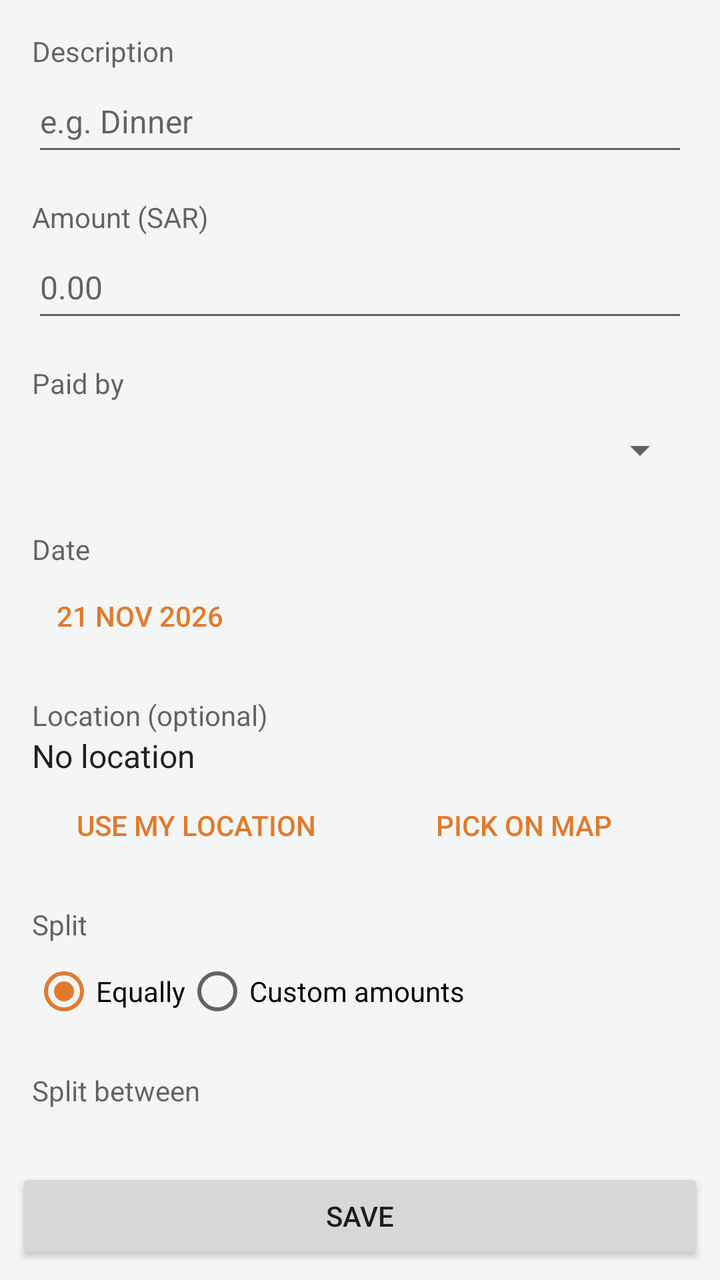
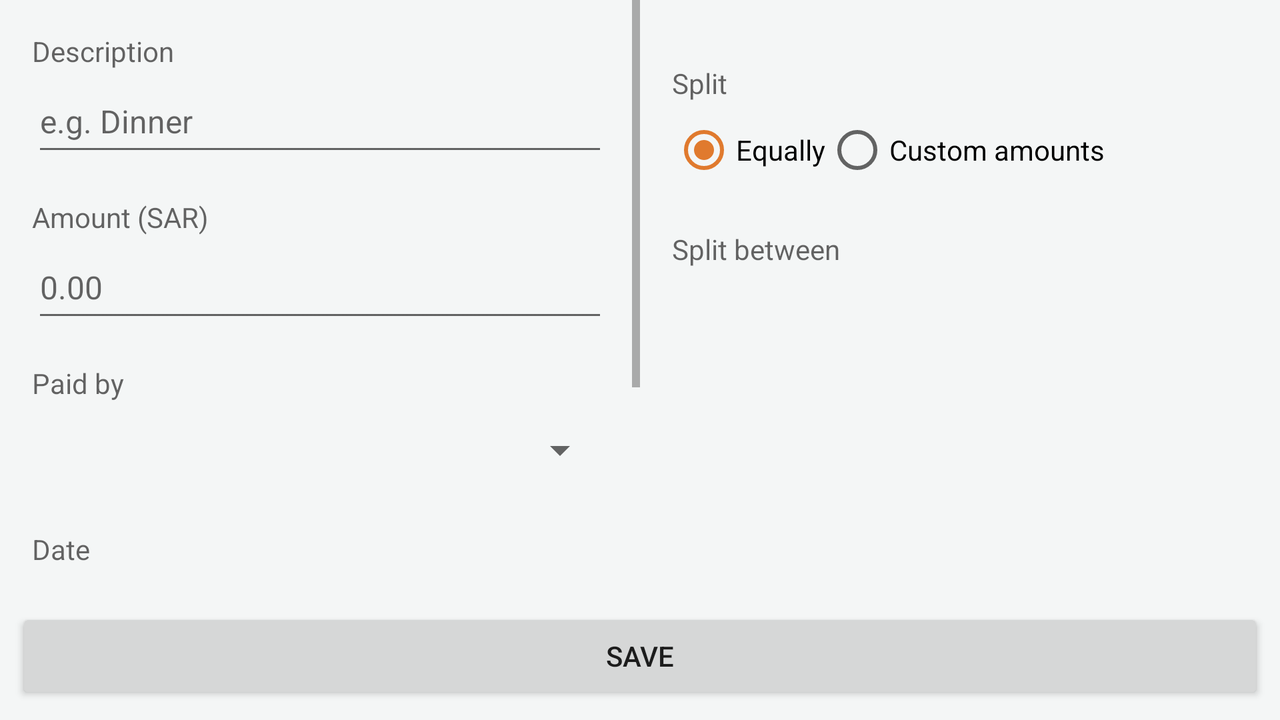

Compare how this app lays out the same screen by default and in its alternative resource folder. The renders come first, then the two layout files and the values they reference.
<!-- AndroidManifest.xml: application theme Theme.SplitApp -->
<!-- res/layout/fragment_add_expense.xml -->
<?xml version="1.0" encoding="utf-8"?>
<LinearLayout xmlns:android="http://schemas.android.com/apk/res/android"
    xmlns:tools="http://schemas.android.com/tools"
    android:layout_width="match_parent"
    android:layout_height="match_parent"
    android:orientation="vertical">

    <ScrollView
        android:layout_width="match_parent"
        android:layout_height="0dp"
        android:layout_weight="1">

        <LinearLayout
            android:layout_width="match_parent"
            android:layout_height="wrap_content"
            android:orientation="vertical"
            android:padding="@dimen/space_large">

        <TextView
            style="@style/TextSecondary"
            android:layout_width="wrap_content"
            android:layout_height="wrap_content"
            android:labelFor="@id/edit_description"
            android:text="@string/label_description" />

        <EditText
            android:id="@+id/edit_description"
            style="@style/FormField"
            android:layout_width="match_parent"
            android:layout_height="wrap_content"
            android:hint="@string/hint_description"
            android:importantForAutofill="no"
            android:inputType="textCapSentences"
            android:maxLength="60" />

        <TextView
            style="@style/FormLabel"
            android:layout_width="wrap_content"
            android:layout_height="wrap_content"
            android:labelFor="@id/edit_amount"
            android:text="@string/label_amount" />

        <EditText
            android:id="@+id/edit_amount"
            style="@style/FormField"
            android:layout_width="match_parent"
            android:layout_height="wrap_content"
            android:hint="@string/hint_amount"
            android:importantForAutofill="no"
            android:inputType="numberDecimal" />

        <TextView
            style="@style/FormLabel"
            android:layout_width="wrap_content"
            android:layout_height="wrap_content"
            android:text="@string/label_paid_by" />

        <Spinner
            android:id="@+id/spinner_payer"
            android:layout_width="match_parent"
            android:layout_height="wrap_content"
            android:minHeight="@dimen/touch_target" />

        <TextView
            style="@style/FormLabel"
            android:layout_width="wrap_content"
            android:layout_height="wrap_content"
            android:text="@string/label_date" />

        <Button
            android:id="@+id/button_date"
            style="?android:attr/buttonBarButtonStyle"
            android:layout_width="wrap_content"
            android:layout_height="wrap_content"
            android:minHeight="@dimen/touch_target"
            tools:text="21 Nov 2026" />

        <TextView
            style="@style/FormLabel"
            android:layout_width="wrap_content"
            android:layout_height="wrap_content"
            android:text="@string/label_location" />

        <TextView
            android:id="@+id/text_location"
            style="@style/TextBody"
            android:layout_width="match_parent"
            android:layout_height="wrap_content"
            android:text="@string/no_location" />

        <LinearLayout
            style="?android:attr/buttonBarStyle"
            android:layout_width="match_parent"
            android:layout_height="wrap_content"
            android:orientation="horizontal">

            <Button
                android:id="@+id/button_use_location"
                style="?android:attr/buttonBarButtonStyle"
                android:layout_width="0dp"
                android:layout_height="wrap_content"
                android:layout_weight="1"
                android:text="@string/action_use_my_location" />

            <Button
                android:id="@+id/button_pick_on_map"
                style="?android:attr/buttonBarButtonStyle"
                android:layout_width="0dp"
                android:layout_height="wrap_content"
                android:layout_weight="1"
                android:text="@string/action_pick_on_map" />
        </LinearLayout>

        <TextView
            style="@style/FormLabel"
            android:layout_width="wrap_content"
            android:layout_height="wrap_content"
            android:text="@string/label_split" />

        <RadioGroup
            android:id="@+id/radio_split_mode"
            android:layout_width="match_parent"
            android:layout_height="wrap_content"
            android:checkedButton="@id/radio_split_equal"
            android:orientation="horizontal">

            <RadioButton
                android:id="@+id/radio_split_equal"
                android:layout_width="wrap_content"
                android:layout_height="wrap_content"
                android:minHeight="@dimen/touch_target"
                android:text="@string/split_equal" />

            <RadioButton
                android:id="@+id/radio_split_custom"
                android:layout_width="wrap_content"
                android:layout_height="wrap_content"
                android:minHeight="@dimen/touch_target"
                android:text="@string/split_custom" />
        </RadioGroup>

        <TextView
            android:id="@+id/label_participants"
            style="@style/FormLabel"
            android:layout_width="wrap_content"
            android:layout_height="wrap_content"
            android:text="@string/label_participants" />

        
        <LinearLayout
            android:id="@+id/container_participants"
            android:layout_width="match_parent"
            android:layout_height="wrap_content"
            android:orientation="vertical" />

        </LinearLayout>
    </ScrollView>

    <Button
        android:id="@+id/button_save"
        android:layout_width="match_parent"
        android:layout_height="wrap_content"
        android:layout_margin="@dimen/space_medium"
        android:text="@string/action_save" />

</LinearLayout>
<!-- resources referenced by this layout -->
<resources>
  <dimen name="space_large">16dp</dimen>
  <dimen name="space_medium">8dp</dimen>
  <dimen name="touch_target">48dp</dimen>
  <string name="action_pick_on_map">Pick on map</string>
  <string name="action_save">Save</string>
  <string name="action_use_my_location">Use my location</string>
  <string name="hint_amount">0.00</string>
  <string name="hint_description">e.g. Dinner</string>
  <string name="label_amount">Amount (SAR)</string>
  <string name="label_date">Date</string>
  <string name="label_description">Description</string>
  <string name="label_location">Location (optional)</string>
  <string name="label_paid_by">Paid by</string>
  <string name="label_participants">Split between</string>
  <string name="label_split">Split</string>
  <string name="no_location">No location</string>
  <string name="split_custom">Custom amounts</string>
  <string name="split_equal">Equally</string>
  <style name="FormField">
          <item name="android:minHeight">@dimen/touch_target</item>
          <item name="android:textSize">@dimen/text_body</item>
      </style>
  <style name="FormLabel" parent="TextSecondary">
          <item name="android:layout_marginTop">@dimen/space_large</item>
      </style>
  <style name="TextBody">
          <item name="android:textSize">@dimen/text_body</item>
          <item name="android:textColor">?android:attr/textColorPrimary</item>
      </style>
  <style name="TextSecondary">
          <item name="android:textSize">@dimen/text_small</item>
          <item name="android:textColor">?android:attr/textColorSecondary</item>
      </style>
  <style name="Theme.SplitApp" parent="Theme.AppCompat.DayNight.DarkActionBar">
          <item name="colorPrimary">@color/primary</item>
          <item name="colorPrimaryDark">@color/primary_dark</item>
          <item name="colorAccent">@color/accent</item>
          <item name="android:windowBackground">@color/window_background</item>
      </style>
  <dimen name="text_body">16sp</dimen>
  <dimen name="text_small">14sp</dimen>
  <color name="primary">#FF0F5E5B</color>
  <color name="primary_dark">#FF0B4A47</color>
  <color name="accent">#FFE07A2E</color>
  <color name="window_background">#FFF4F6F6</color>
</resources>
<!-- res/layout-land/fragment_add_expense.xml (the repository's variant of the layout above) -->
<!-- drawn on the phone turned sideways -->
<?xml version="1.0" encoding="utf-8"?>
<LinearLayout xmlns:android="http://schemas.android.com/apk/res/android"
    xmlns:tools="http://schemas.android.com/tools"
    android:layout_width="match_parent"
    android:layout_height="match_parent"
    android:orientation="vertical">

    <LinearLayout
        android:layout_width="match_parent"
        android:layout_height="0dp"
        android:layout_weight="1"
        android:baselineAligned="false"
        android:orientation="horizontal">

        <ScrollView
            android:layout_width="0dp"
            android:layout_height="match_parent"
            android:layout_weight="1">

            <LinearLayout
                android:layout_width="match_parent"
                android:layout_height="wrap_content"
                android:orientation="vertical"
                android:padding="@dimen/space_large">

                <TextView
                    style="@style/TextSecondary"
                    android:layout_width="wrap_content"
                    android:layout_height="wrap_content"
                    android:labelFor="@id/edit_description"
                    android:text="@string/label_description" />

                <EditText
                    android:id="@+id/edit_description"
                    style="@style/FormField"
                    android:layout_width="match_parent"
                    android:layout_height="wrap_content"
                    android:hint="@string/hint_description"
                    android:importantForAutofill="no"
                    android:inputType="textCapSentences"
                    android:maxLength="60" />

                <TextView
                    style="@style/FormLabel"
                    android:layout_width="wrap_content"
                    android:layout_height="wrap_content"
                    android:labelFor="@id/edit_amount"
                    android:text="@string/label_amount" />

                <EditText
                    android:id="@+id/edit_amount"
                    style="@style/FormField"
                    android:layout_width="match_parent"
                    android:layout_height="wrap_content"
                    android:hint="@string/hint_amount"
                    android:importantForAutofill="no"
                    android:inputType="numberDecimal" />

                <TextView
                    style="@style/FormLabel"
                    android:layout_width="wrap_content"
                    android:layout_height="wrap_content"
                    android:text="@string/label_paid_by" />

                <Spinner
                    android:id="@+id/spinner_payer"
                    android:layout_width="match_parent"
                    android:layout_height="wrap_content"
                    android:minHeight="@dimen/touch_target" />

                <TextView
                    style="@style/FormLabel"
                    android:layout_width="wrap_content"
                    android:layout_height="wrap_content"
                    android:text="@string/label_date" />

                <Button
                    android:id="@+id/button_date"
                    style="?android:attr/buttonBarButtonStyle"
                    android:layout_width="wrap_content"
                    android:layout_height="wrap_content"
                    android:minHeight="@dimen/touch_target"
                    tools:text="21 Nov 2026" />

                <TextView
                    style="@style/FormLabel"
                    android:layout_width="wrap_content"
                    android:layout_height="wrap_content"
                    android:text="@string/label_location" />

                <TextView
                    android:id="@+id/text_location"
                    style="@style/TextBody"
                    android:layout_width="match_parent"
                    android:layout_height="wrap_content"
                    android:text="@string/no_location" />

                <LinearLayout
                    style="?android:attr/buttonBarStyle"
                    android:layout_width="match_parent"
                    android:layout_height="wrap_content"
                    android:orientation="horizontal">

                    <Button
                        android:id="@+id/button_use_location"
                        style="?android:attr/buttonBarButtonStyle"
                        android:layout_width="0dp"
                        android:layout_height="wrap_content"
                        android:layout_weight="1"
                        android:text="@string/action_use_my_location" />

                    <Button
                        android:id="@+id/button_pick_on_map"
                        style="?android:attr/buttonBarButtonStyle"
                        android:layout_width="0dp"
                        android:layout_height="wrap_content"
                        android:layout_weight="1"
                        android:text="@string/action_pick_on_map" />
                </LinearLayout>

            </LinearLayout>
        </ScrollView>

        <ScrollView
            android:layout_width="0dp"
            android:layout_height="match_parent"
            android:layout_weight="1">

            <LinearLayout
                android:layout_width="match_parent"
                android:layout_height="wrap_content"
                android:orientation="vertical"
                android:padding="@dimen/space_large">

                <TextView
                    style="@style/FormLabel"
                    android:layout_width="wrap_content"
                    android:layout_height="wrap_content"
                    android:text="@string/label_split" />

                <RadioGroup
                    android:id="@+id/radio_split_mode"
                    android:layout_width="match_parent"
                    android:layout_height="wrap_content"
                    android:checkedButton="@id/radio_split_equal"
                    android:orientation="horizontal">

                    <RadioButton
                        android:id="@+id/radio_split_equal"
                        android:layout_width="wrap_content"
                        android:layout_height="wrap_content"
                        android:minHeight="@dimen/touch_target"
                        android:text="@string/split_equal" />

                    <RadioButton
                        android:id="@+id/radio_split_custom"
                        android:layout_width="wrap_content"
                        android:layout_height="wrap_content"
                        android:minHeight="@dimen/touch_target"
                        android:text="@string/split_custom" />
                </RadioGroup>

                <TextView
                    android:id="@+id/label_participants"
                    style="@style/FormLabel"
                    android:layout_width="wrap_content"
                    android:layout_height="wrap_content"
                    android:text="@string/label_participants" />

                
                <LinearLayout
                    android:id="@+id/container_participants"
                    android:layout_width="match_parent"
                    android:layout_height="wrap_content"
                    android:orientation="vertical" />

            </LinearLayout>
        </ScrollView>
    </LinearLayout>

    <Button
        android:id="@+id/button_save"
        android:layout_width="match_parent"
        android:layout_height="wrap_content"
        android:layout_margin="@dimen/space_medium"
        android:text="@string/action_save" />

</LinearLayout>
